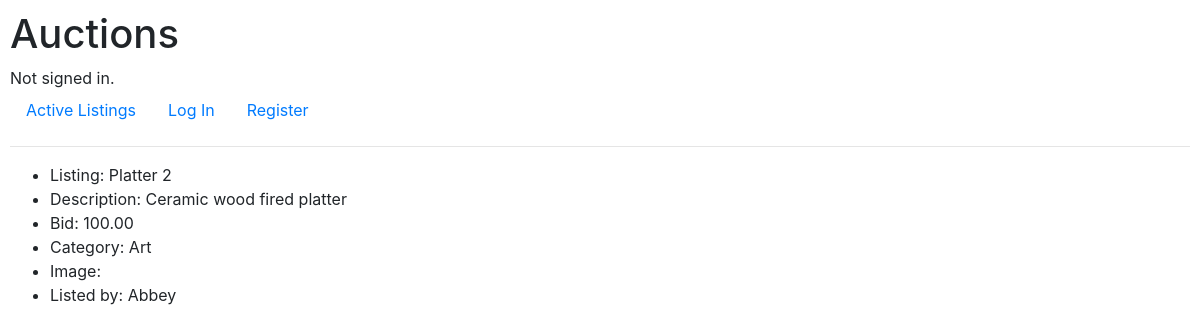
/listing/3, run on the app's committed database.
### auctions/models.py (models this page shows, shortened)
class Listing(models.Model):
    title = models.CharField(max_length=100)
    description = models.TextField()
    category = models.CharField(max_length=100, blank=True) # blank=True - field may be empty.)
    image = models.ImageField(upload_to="images/") # blank=True - field may be empty. # Image files are uploaded to the media/images directory through the admin account. However, image files are not uploaded (to this directory) from the user.
    bid = models.DecimalField(max_digits=19, decimal_places=2, validators=[MinValueValidator(Decimal("0.01"))]) #, default=00.00) # "Stores numbers up to one billion with a resolution of 4 decimal places."
    watchlist = models.ManyToManyField(User, blank=True, related_name="watch_list") # blank=True means a Listing can have no users watching it.
    createdBy = models.ForeignKey(User, on_delete=models.CASCADE, related_name="user") # If a user is deleted, all listings posted by that user are deleted as well.

class User(AbstractUser):
    pass # Pass = placeholder for future code. Python will do nothing when it sees the 'pass' statement.

### auctions/views.py (the view)
# urls.py: path("listing/<int:id>", views.listing, name="listing"),
def listing(request, id):
    item_id = id
    listing_data = Listing.objects.filter(pk=item_id) #.values() # Returns iterable QuerySet with or without .values()
    user_name = request.user
    get_listing_data = Listing.objects.get(pk=item_id) # Retrieves a single Listing object - Returns title / category
    watchlist_data = get_listing_data.watchlist.all() # Returns QuerySet of users linked to the listing's watchlist.
    user_is_watching = user_name in watchlist_data
    form = CreateBidForm()
    last_bid = Listing.objects.values_list("bid", flat=True).get(pk=item_id) # Returns bid for specified item or listing.
    total_bids = len(Bid.objects.filter(listing_id=item_id)) # All bids on one listing.
    starting_bid = True if total_bids == 0 else False
    context = {
        "listing_data": listing_data,
        "item_id": item_id,
        "user_is_watching": user_is_watching,
        "bid": last_bid,
        "total_bids": total_bids,
        "starting_bid": starting_bid,
        "form": form
    }
    return render(request, "auctions/listing.html", context)

### auctions/templates/auctions/listing.html (shortened to what this page needs)
{% extends "auctions/layout.html" %}
{% block body %}
    <ul>
        {% for data in listing_data %}
            <li>Listing: {{ data.title }}</li>
            <li>Description: {{ data.description }}</li>
            <li>Bid: {{ data.bid }}</li>
            <li>Category: {{ data.category }}</li>
            <li>Image: {{ data.image }}</li>
            <li>Listed by: {{ data.createdBy }}</li>
        {% endfor %}
    </ul>
{% endblock %}

### auctions/static/auctions/styles.css (style rules this page uses)
body { padding: 10px; }

### data on the page
Listing: title "Platter 2", description "Ceramic wood fired platter", bid "100.00", category "Art", createdBy "Abbey"
